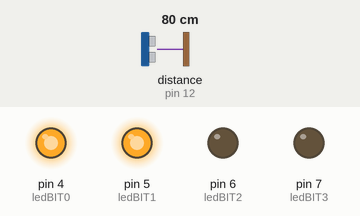
A sketch run on a simulated Arduino Uno, built with avr-gcc and run on an emulated ATmega328P. On the bench: output pins drawn as LEDs (lit = HIGH). Wiring (inferred from the names in the program): ultrasonic range finder: trigger pin 11; echo pin 12. The inputs (shaded band) are chosen by the test bench; at power-on: distance to the obstacle (sensor on pin 12) 80 cm. The echo pulse lasts 58.3 µs per cm; pins used as bus, display or sensor lines are not drawn.

Above: at 1.2 s.
1.3 s: distance to the obstacle (sensor on pin 12) set to 148 cm
At 1.7 s:
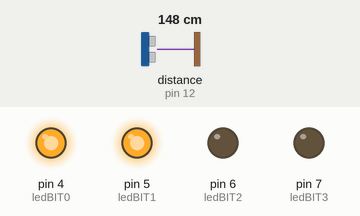
2.8 s: distance to the obstacle (sensor on pin 12) set to 158 cm
At 3.4 s:
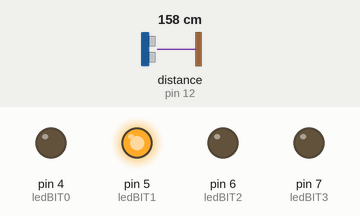
4.3 s: distance to the obstacle (sensor on pin 12) set to 117 cm
At 5.4 s:
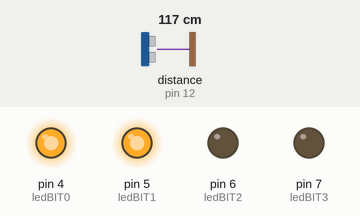
5.8 s: distance to the obstacle (sensor on pin 12) set to 250 cm
At 6.9 s:
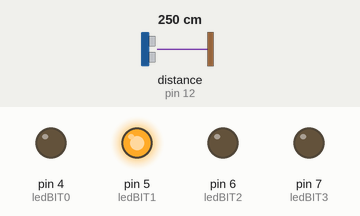
Timing chart, 0 to 8.3 s (numbered marks = the images above; inputs shaded):
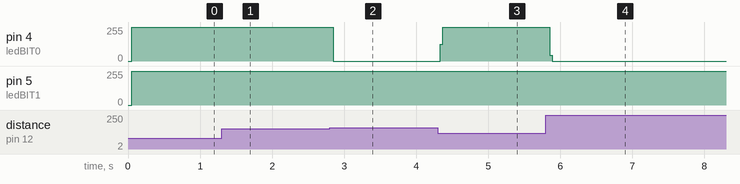

Measured:
- the behaviour switches between 152 and 153 cm on distance to the obstacle (sensor on pin 12) (found by bisection; images 1 and 2)
- after the input at 1.3 s, pin 4 (ledBIT0), pin 5 (ledBIT1): 254/255 → 255/255 after 0.07 s
- after the input at 2.8 s, pin 4 (ledBIT0): 255/255 → 0/255 after 0.05 s
- after the input at 4.3 s, pin 4 (ledBIT0): 0/255 → 255/255 at once
- after the input at 5.8 s, pin 4 (ledBIT0): 255/255 → 0/255 after 0.05 s

The sketch:

prototype_rev2.ino
```cpp
#define ledBIT0 4
#define ledBIT1 5
#define ledBIT2 6
#define ledBIT3 7
#define triggerPin 11
#define echoPin 12

void LED0() {
   digitalWrite(ledBIT0, LOW);
   digitalWrite(ledBIT1, LOW);
   digitalWrite(ledBIT2, LOW);
   digitalWrite(ledBIT3, LOW);
}
void LED1() {
   digitalWrite(ledBIT0, HIGH);
   digitalWrite(ledBIT1, LOW);
   digitalWrite(ledBIT2, LOW);
   digitalWrite(ledBIT3, LOW);
}
void LED2() {
   digitalWrite(ledBIT0, LOW);
   digitalWrite(ledBIT1, HIGH);
   digitalWrite(ledBIT2, LOW);
   digitalWrite(ledBIT3, LOW);
}
void LED3() {
   digitalWrite(ledBIT0, HIGH);
   digitalWrite(ledBIT1, HIGH);
   digitalWrite(ledBIT2, LOW);
   digitalWrite(ledBIT3, LOW);
}
void LED4() {
   digitalWrite(ledBIT0, LOW);
   digitalWrite(ledBIT1, LOW);
   digitalWrite(ledBIT2, HIGH);
   digitalWrite(ledBIT3, LOW);
}
void LED5() {
   digitalWrite(ledBIT0, HIGH);
   digitalWrite(ledBIT1, LOW);
   digitalWrite(ledBIT2, HIGH);
   digitalWrite(ledBIT3, LOW);
}
void LED6() {
   digitalWrite(ledBIT0, LOW);
   digitalWrite(ledBIT1, HIGH);
   digitalWrite(ledBIT2, HIGH);
   digitalWrite(ledBIT3, LOW);
}
void LED7() {
   digitalWrite(ledBIT0, HIGH);
   digitalWrite(ledBIT1, HIGH);
   digitalWrite(ledBIT2, HIGH);
   digitalWrite(ledBIT3, LOW);
}
void LED8() {
   digitalWrite(ledBIT0, LOW);
   digitalWrite(ledBIT1, LOW);
   digitalWrite(ledBIT2, LOW);
   digitalWrite(ledBIT3, HIGH);
}
void LED9() {
   digitalWrite(ledBIT0, HIGH);
   digitalWrite(ledBIT1, LOW);
   digitalWrite(ledBIT2, LOW);
   digitalWrite(ledBIT3, HIGH);
}
void LED10() {
   digitalWrite(ledBIT0, LOW);
   digitalWrite(ledBIT1, HIGH);
   digitalWrite(ledBIT2, LOW);
   digitalWrite(ledBIT3, HIGH);
}
void LED11() {
   digitalWrite(ledBIT0, HIGH);
   digitalWrite(ledBIT1, HIGH);
   digitalWrite(ledBIT2, LOW);
   digitalWrite(ledBIT3, HIGH);
}
void LED12() {
   digitalWrite(ledBIT0, LOW);
   digitalWrite(ledBIT1, LOW);
   digitalWrite(ledBIT2, HIGH);
   digitalWrite(ledBIT3, HIGH);
}
void LED13() {
   digitalWrite(ledBIT0, HIGH);
   digitalWrite(ledBIT1, LOW);
   digitalWrite(ledBIT2, HIGH);
   digitalWrite(ledBIT3, HIGH);
}
void LED14() {
   digitalWrite(ledBIT0, LOW);
   digitalWrite(ledBIT1, HIGH);
   digitalWrite(ledBIT2, HIGH);
   digitalWrite(ledBIT3, HIGH);
}
void LED15() {
   digitalWrite(ledBIT0, HIGH);
   digitalWrite(ledBIT1, HIGH);
   digitalWrite(ledBIT2, HIGH);
   digitalWrite(ledBIT3, HIGH);
}

// the setup function runs once when you press reset or power the board
void setup() {
  // initialize digital pin 13 as an output.
  pinMode(ledBIT0, OUTPUT); //for the mux
  pinMode(ledBIT1, OUTPUT); //for the mux
  pinMode(ledBIT2, OUTPUT); //for the mux
  pinMode(ledBIT3, OUTPUT); //for the mux
  pinMode(triggerPin, OUTPUT); //Sensor Trigger
  pinMode(echoPin, INPUT); // Echo Input

  /*the variables state0 and state1 are used in case of a high-active or
  low-active switch (transistor type). State0 and state1 can be changed
  from HIGH to LOW or vice versa to change all the LED signals at once*/


}

// the loop function runs over and over again forever
void loop() {
  long duration, distance; //variables for pulsing
  digitalWrite(triggerPin, LOW); // set trigger low
  delayMicroseconds(2); // delay
  digitalWrite(triggerPin, HIGH); //set trigger high
  delayMicroseconds(5); //delay
  digitalWrite(triggerPin, LOW); // set trigger low
  int state0 = LOW;
  int state1 = HIGH;

  duration = pulseIn(echoPin, HIGH); //wait for echo to go high, returns time
  distance = duration / 74 / 2; //convert time to distance


  if (distance < 60) //if detection within 5 feet --- 60 inches = 5ft
   {
  LED1();
  LED2();
  LED3();
   }
  else if (distance < 120) //if detection within 10 feet --- 120 inches = 10ft
   {
     LED1();
     LED2();

   }
   else if (distance < 240) //if detection within 15 feet --- 180 inches = 15 ft
   {
     LED1();
   }
   else //If nothing detected
   {
     LED0();
   }
}
```
